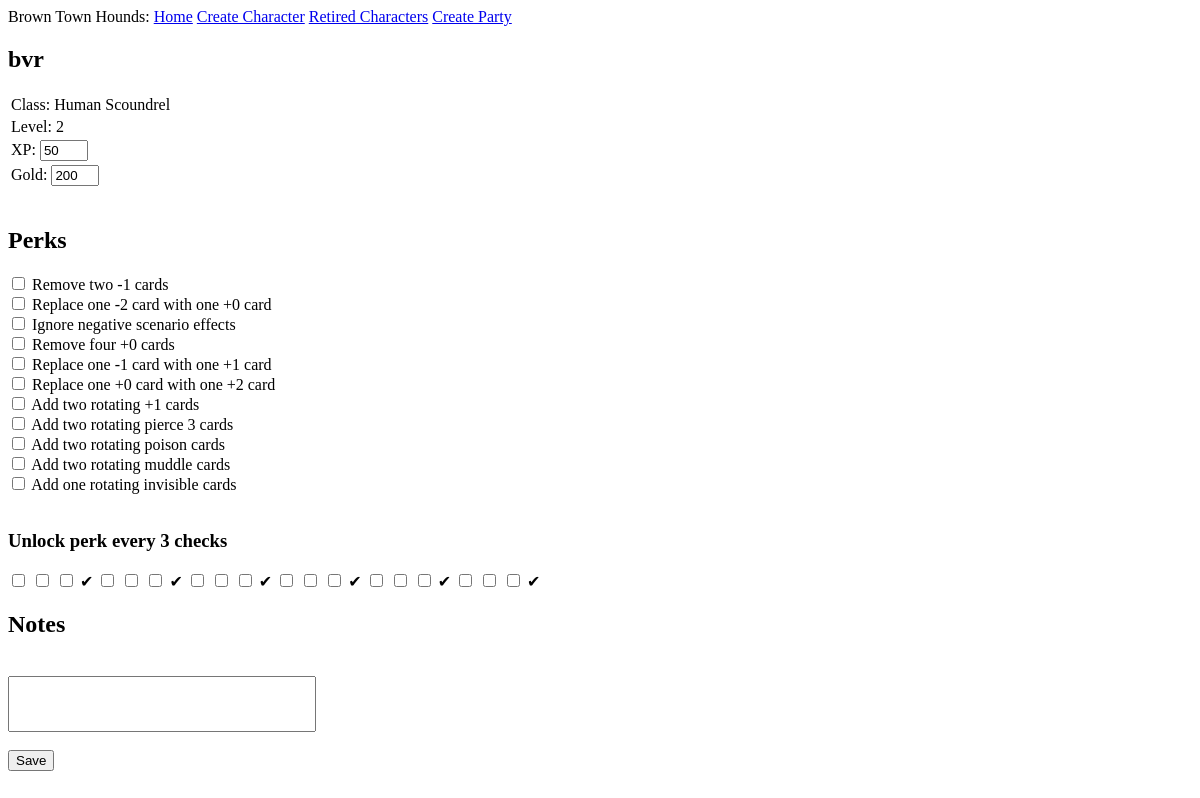
The page /character/bvr on the database as committed earlier.
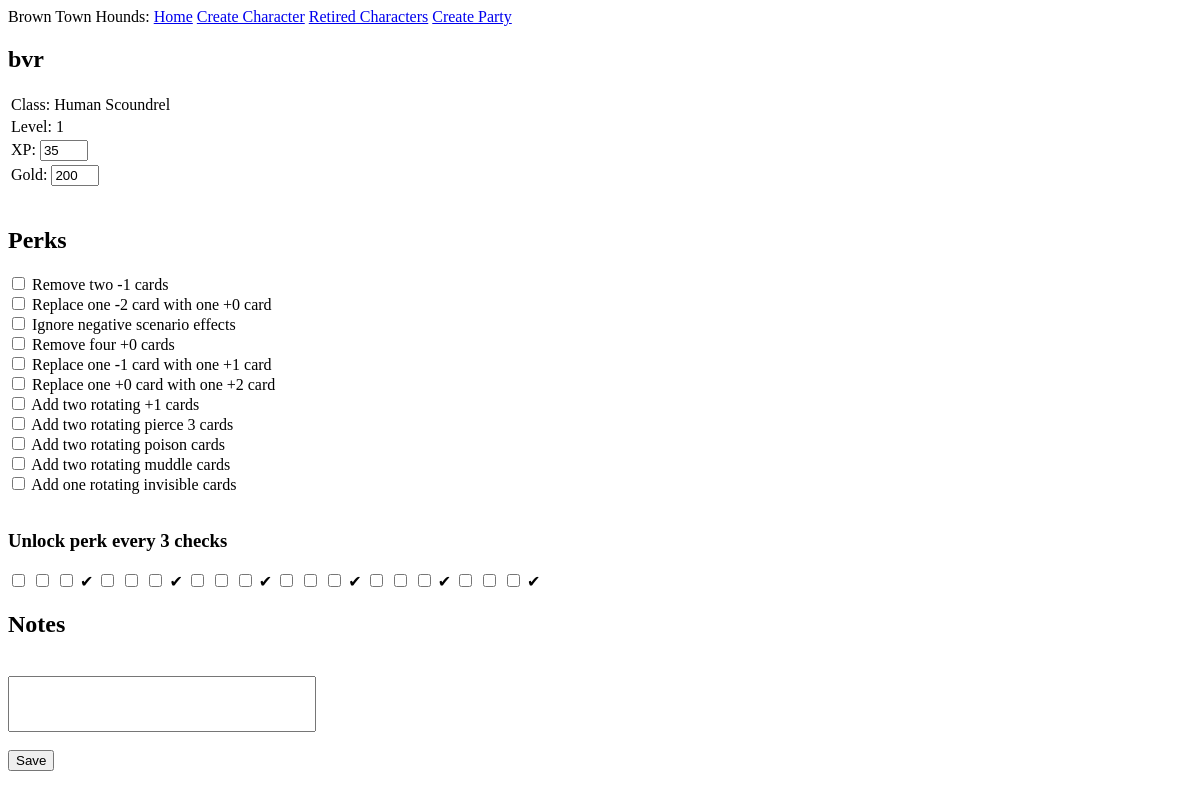
The same page on the database as committed later.
### app/models.py (models this page shows, shortened)
class Character(db.Model):
    id: so.Mapped[int] = so.mapped_column(primary_key=True)
    name: so.Mapped[str] = so.mapped_column(sa.String(64), index=True,
                                                unique=True)
    level: so.Mapped[int] = so.mapped_column(sa.Integer, index=True, default=1)
    xp: so.Mapped[int] = so.mapped_column(sa.Integer, index=True, default=0)
    gold: so.Mapped[int] = so.mapped_column(sa.Integer, index=True, default=0)
    perk_points: so.Mapped[int] = so.mapped_column(sa.Integer, index=True, default=0)
    class_id: so.Mapped[int] = so.mapped_column(sa.ForeignKey(Class.id),
                                               index=True)
    char_perk: so.Mapped[list["Character_Perk"]] = so.relationship(back_populates='character', cascade="all, delete")
    class_name: so.Mapped[Class] = so.relationship(back_populates='characters')
    notes: so.WriteOnlyMapped['Notes'] = so.relationship(back_populates='character', cascade="all, delete", passive_deletes=True)

class Class(db.Model):
    id: so.Mapped[int] = so.mapped_column(primary_key=True)
    name: so.Mapped[str] = so.mapped_column(sa.String(64), index=True,
                                                unique=True)
    class_perks: so.Mapped[list["Class_Perk"]] = so.relationship(back_populates="class_")
    characters: so.Mapped[list["Character"]] = so.relationship(back_populates='class_name')
    retired_characters: so.Mapped[list["RetiredCharacter"]] = so.relationship(back_populates='class_name')

class Perk(db.Model):
    id: so.Mapped[int] = so.mapped_column(primary_key=True)
    name: so.Mapped[str] = so.mapped_column(sa.String(64), index=True,
                                                unique=True)
    class_perks: so.Mapped[list["Class_Perk"]] = so.relationship(back_populates="perk")
    char_perk: so.Mapped[list["Character_Perk"]] = so.relationship(back_populates="perk")

### app/routes.py (the view, shortened to what this page needs)
@app.route('/character/<character>', methods=['GET', 'POST'])
def character(character):
    char = db.first_or_404(sa.select(Character).where(Character.name == character)) #if the character exists, store the information in the char var, otherwise present 404
    class_perks = db.session.scalars(sa.select(Class_Perk).where(Class_Perk.class_id == char.class_name.id).order_by(Class_Perk.perk_id)).all() #store all class perks for this character
    class_perks_detail = [(perk.perk.name, perk.times_unlockable) for perk in class_perks] #get all perks for character class, then add the names to a list
    char_unlocked_perks = [(cp.perk.name, cp.times_unlocked) for cp in char.char_perk] #adds all unlocked perks (found in char_perk table) to a set
    SetCharacterLevel(char.xp,char)
    char_notes = db.session.scalars(char.notes.select()).all()
    perks_form = wrapper_func(class_perks_detail,active_perk_checker(class_perks_detail,char_unlocked_perks)) #send in the class perks to the wrapper function, which will create a checkbox for each. Also send in active perks, and the number of times they've been unlocked
    charStats = CharacterDetailsForm(request.form, obj=char)
    perkForm = perks_form(request.form if request.method == 'POST' else None) #assigning the perks_form to form
    perkCheckboxes = CreatePerkCheckboxes(char)
    return render_template('character.html', char=char, form=perkForm, charStats=charStats, char_notes=char_notes, perkCheckboxes=perkCheckboxes)

### app/forms.py
class CharacterDetailsForm(FlaskForm):
    xp = IntegerField('XP: ')
    gold = IntegerField('Gold: ')
    char_notes = StringField('')

    class PerkForm(Form):
        pass #forming a class that doesn't yet have any data in it. we will dynamically assign it

### app/forms.py (called while the page is built)
def wrapper_func(perk_list,checked): #pass in the perk list
    class PerkForm(Form):
        pass #forming a class that doesn't yet have any data in it. we will dynamically assign it
    for perk in perk_list:
        setattr(PerkForm, str(perk[0]), BooleanField(label=perk[0],default=checked[perk[0]]['checked'])) #setting the booleanfield in the Perk_list class
        if perk[1] > 1:
            new_perk_name = str(perk[0]) + "_2"
            checked_, disabled = ('checked', 'enabled') if checked[perk[0]]['times_unlocked'] > 1 else (None, 'disabled')
            setattr(PerkForm, new_perk_name, BooleanField(label=perk[0],default=checked_))
    return PerkForm #send back the dynamically created perk list

### app/routes.py (called while the page is built)
def active_perk_checker(class_perks_detail, unlocked_perks_detail):
    checkbox_states = {}
    for class_perk_name, _ in class_perks_detail:
        matched_unlocked = next(
            (unlocked for unlocked in unlocked_perks_detail if unlocked[0] == class_perk_name),
            None
        )
        if matched_unlocked:
            checkbox_states[class_perk_name] = {
                'checked': 'checked',
                'times_unlocked': matched_unlocked[1]
            }
        else:
            checkbox_states[class_perk_name] = {
                'checked': None,
                'times_unlocked': 0
            }
    return checkbox_states

def SetCharacterLevel(xp,char):
    level_thresholds = [(500, 9), (420, 8), (345, 7), (275, 6), (210, 5), (150, 4), (95, 3), (45, 2)]
    for threshold, level in level_thresholds:
        if xp >= threshold:
            char.level = level
            break
    else:
        char.level = 1

def CreatePerkCheckboxes(char):
    form = PerkPointCheckboxes(request.form if request.method == 'POST' else None)
    if request.method == 'GET':
        for i in range(18):
            form.perk_points[i].data = (i < char.perk_points)
    return form

### app/templates/character.html (shortened to what this page needs)
{% extends "base.html" %}
{% block content %}
<form action="" method="post">
<h2>{{ char.name }}</h2>
<table>
    <tr><td>Class: {{ char.class_name.name }}
    <tr><td>Level: {{ char.level }}
    <tr><td>{{ charStats.xp.label }} {{ charStats.xp(style="width: 40px;") }}
    <tr><td>{{ charStats.gold.label }} {{ charStats.gold(style="width: 40px;") }}
</table>
<br>
<h2>Perks</h2>
{% set ns = namespace(skipnext=false) %}
{% set form_fields = form|list %}
{% for perk in form %}
    {% set current_index = loop.index0 %}
    {% set next_perk =  form_fields[current_index + 1] if current_index + 1 < form_fields|length else None %}
    {% if not ns.skipnext %}
        {% if next_perk and '_2' in next_perk.name %}
            <div> {{ perk }} {{ next_perk }} {{ perk.label }}
            {% set ns.skipnext = True %}
        {% else %}
            <div> {{ perk }} {{ perk.label }}
        {% endif %}
    {% else %}
        {% set ns.skipnext = False %}
    {% endif %}
{% endfor %}
<br><br>
<h3>Unlock perk every 3 checks</h3>
{% for checkbox in perkCheckboxes.perk_points %}
    {{ checkbox() }}
    {% if loop.index % 3 == 0 %} ✔{% endif %}
{% endfor %}<br>
<h2>Notes</h2>
<br>{{ charStats.char_notes(style="width: 300px; height: 50px;") }}
<br><br>
<div></div><button type="submit">Save</button>
</form>
{% endblock %}

### app/templates/base.html (shortened to what this page needs)
<!doctype html>
<html>
    <head>
    </head>
    <body>
        <div>
            Brown Town Hounds:
            <a href="{{ url_for('index') }}">Home</a>
            <a href="{{ url_for('register') }}">Create Character</a>
            <a href="{{ url_for('RetiredCharacters') }}">Retired Characters</a>
            <a href="{{ url_for('CreateParty') }}">Create Party</a>
        </div>
        {% block content %}{% endblock %}
    </body>
</html>

Rows that differ between the two databases and show on the page:
changed Character "bvr": level "2" → "1"
Other text that changed with them:
form field xp: "50" → "35"
